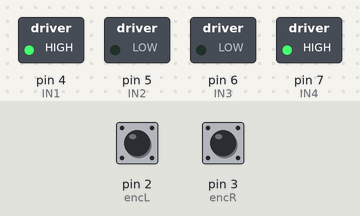
Recording of a sketch running on a simulated Arduino Uno, built with avr-gcc and run on an emulated ATmega328P. Parts: switched loads named in the sketch (green lamp = pin HIGH). The inputs (shaded band) are chosen by the test bench; at power-on: pin 2 (encL) HIGH, pin 3 (encR) HIGH. What the sketch prints to the serial monitor is not drawn.

Above: at 0.1 s.
Timing chart, 0 to 1.6 s (numbered marks = the images above):
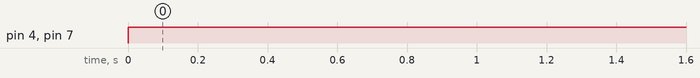

The sketch:

test.ino
```cpp
#include <avr/interrupt.h>

#define STEP_TIME_64 4e-6
#define TIMER1_STEP_CYCLE 65536
#define MAX_PWM 255
#define MIN_PWM 0

const byte encL = 2;
const byte encR = 3;
const byte IN1 = 4;
const byte IN2 = 5;
const byte IN3 = 6;
const byte IN4 = 7;

volatile float speedValueLeft, speedValueRight;
volatile float speedValueLeft_SAMPLE[11], speedValueRight_SAMPLE[11];;
volatile unsigned long currentEncoderLeft_TCNT1 = 0, currentEncoderRight_TCNT1 = 0;

void setup() {
  Serial.begin(9600);
  pinMode (encL, INPUT);
  pinMode (encR, INPUT);
  pinMode (IN1, OUTPUT);
  pinMode (IN2, OUTPUT);
  pinMode (IN3, OUTPUT);
  pinMode (IN4, OUTPUT);

  cli();
  TCCR1A = 0;
  TCCR1B = 0;
  TIMSK1 = 0;
  TCCR1B |= (1 << CS11) | (1 << CS10);
  TCNT1 = 0;
  TIMSK1 = (1 << TOIE1);
  sei();

  attachInterrupt(encL - 2, encoderLeft_ISR, RISING);
  attachInterrupt(encR - 2, encoderRight_ISR, RISING);
}

ISR (TIMER1_OVF_vect) {
  TCNT1 = 0;
}

void encoderLeft_ISR() {
  static byte i = 0;
  speedValueLeft_SAMPLE[10] -= speedValueLeft_SAMPLE[i];
  speedValueLeft_SAMPLE[i] = (TCNT1 - currentEncoderLeft_TCNT1 + TIMER1_STEP_CYCLE) % TIMER1_STEP_CYCLE;
  speedValueLeft_SAMPLE[10] += speedValueLeft_SAMPLE[i];
  speedValueLeft = 250000 / (speedValueLeft_SAMPLE[10] / 10);
  i = (i + 1) % 10;
  currentEncoderLeft_TCNT1 = TCNT1;
}

void encoderRight_ISR() {
  static byte i = 0;
  speedValueRight_SAMPLE[10] -= speedValueRight_SAMPLE[i];
  speedValueRight_SAMPLE[i] = (TCNT1 - currentEncoderRight_TCNT1 + TIMER1_STEP_CYCLE) % TIMER1_STEP_CYCLE;
  speedValueRight_SAMPLE[10] += speedValueRight_SAMPLE[i];
  speedValueRight = 250000 / (speedValueRight_SAMPLE[10] / 10);
  i = (i + 1) % 10;
  currentEncoderRight_TCNT1 = TCNT1;
}


void motorLeft(byte speed_pwm, bool x) {
  speed_pwm = constrain(speed_pwm, MIN_PWM, MAX_PWM);
  digitalWrite(IN4, x);
  analogWrite(IN3, abs(255*x - speed_pwm));
}

void motorRight(byte speed_pwm, bool x) {
  speed_pwm = constrain(speed_pwm, MIN_PWM, MAX_PWM);
  digitalWrite(IN1, x);
  analogWrite(IN2, abs(255*x - speed_pwm));
}

void loop() {
  motorLeft (255, 1);
  motorRight (255, 1);
  Serial.print(speedValueLeft);
  Serial.print(" ");
  Serial.println(speedValueRight);
}
```

Measured:
- by itself, pin 4 (IN1), pin 7 (IN4): LOW → HIGH at 0.00 s
